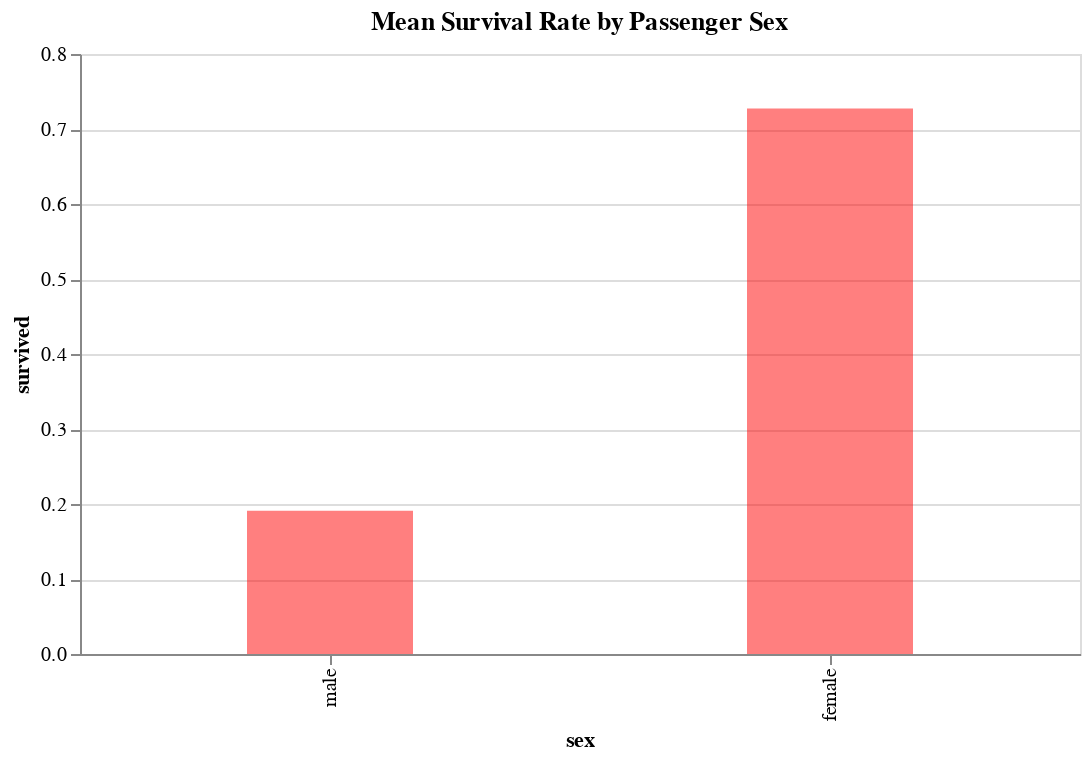

Notebook cell for this chart:
### Markdown cell above
**Question 4(c)**  <br> {points: 1}  

Plot the mean survival rates for each sex using a bar chart. Name the object `group_sex`. Make sure that you give the plot a descriptive title and y-axis label. You will need to groupby `sex` in order to find the `mean` survival rate. Don't forget to `reset_index()` when plotting.

### Code cell
titanic_sex = titanic_df.groupby(by = 'sex').agg(survived=('survived', 'mean'))

group_sex = alt.Chart(
    titanic_sex.reset_index(), width=500, height=300).mark_bar(
        color='Red', opacity=0.5, width = 83).encode(
            x=alt.X('sex', sort='y',axis=alt.Axis(tickCount=3)),
            y=alt.Y('survived')).properties(title = "Mean Survival Rate by Passenger Sex")
group_sex

### Figure 1 — Vega-Lite specification as saved in the notebook (floating-point values rounded to 4 significant figures)
{"config": {"view": {"continuousWidth": 400, "continuousHeight": 300}}, "data": {"name": "data-2c7a6e7dffc2056fcc62ef7bab043c59"}, "mark": {"type": "bar", "color": "Red", "opacity": 0.5, "width": 83}, "encoding": {"x": {"type": "nominal", "axis": {"tickCount": 3}, "field": "sex", "sort": "y"}, "y": {"type": "quantitative", "field": "survived"}}, "height": 300, "title": "Mean Survival Rate by Passenger Sex", "width": 500, "$schema": "https://vega.github.io/schema/vega-lite/v4.8.1.json", "datasets": {"data-2c7a6e7dffc2056fcc62ef7bab043c59": [{"sex": "female", "survived": 0.7275}, {"sex": "male", "survived": 0.191}]}}
